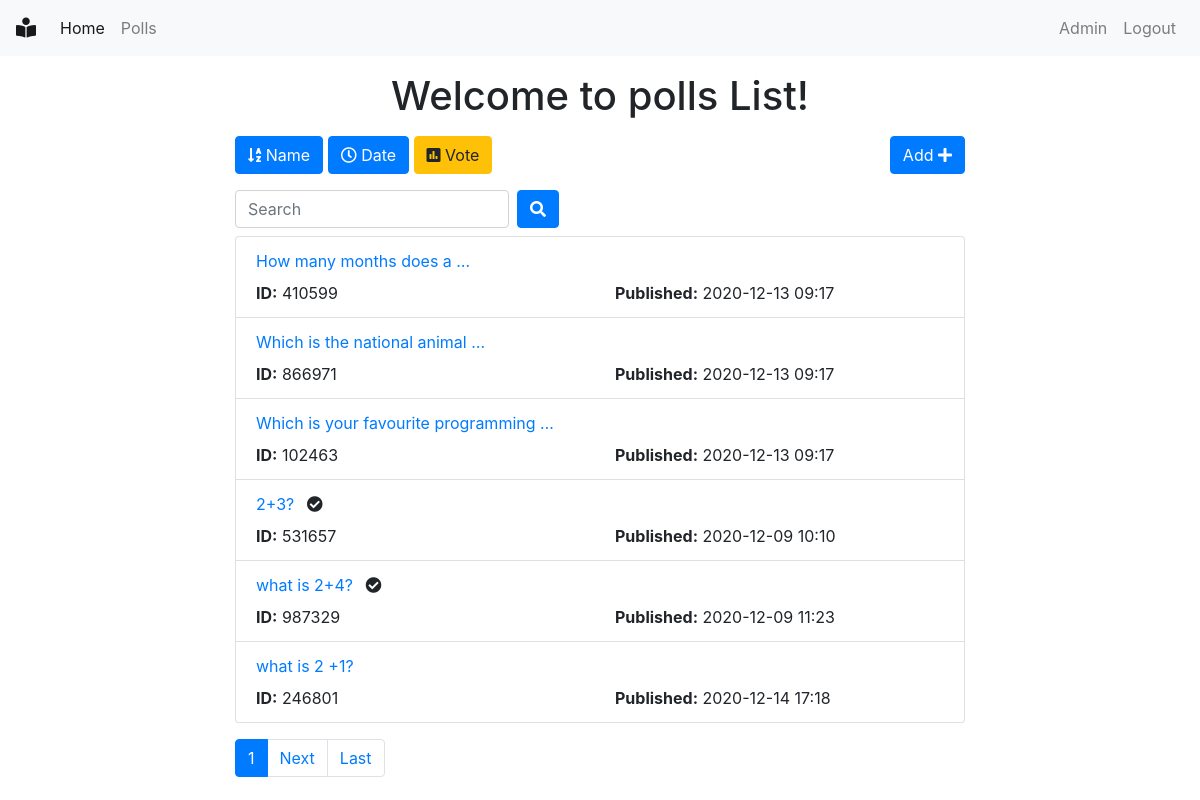
/polls/poll/list/?vote=True (signed in), run on the app's committed database.
### polls/models.py (models this page shows, shortened)
class Poll(models.Model):
    poll_id = models.TextField()
    text = models.TextField()
    pub_date = models.DateTimeField(default=timezone.now)
    active = models.BooleanField(default=True)

### polls/views.py (the view)
# urls.py: path('poll/list/', views.polls_list, name='list'),
@login_required()
def polls_list(request):
    all_polls = Poll.objects.all()
    search_term = ''
    if 'name' in request.GET:
        all_polls = all_polls.order_by('text')
    if 'date' in request.GET:
        all_polls = all_polls.order_by('pub_date')
    if 'vote' in request.GET:
        all_polls = all_polls.annotate(Count('vote')).order_by('vote__count')
    if 'search' in request.GET:
        search_term = request.GET['search']
        all_polls = all_polls.filter(text__icontains=search_term)
    paginator = Paginator(all_polls, 6)  # Show 6 contacts per page
    page = request.GET.get('page')
    polls = paginator.get_page(page)
    get_dict_copy = request.GET.copy()
    params = get_dict_copy.pop('page', True) and get_dict_copy.urlencode()
    context = {
        'polls': polls,
        'params': params,
        'search_term': search_term,
    }
    return render(request, 'polls/polls_list.html', context)

### polls/templates/polls/polls_list.html (shortened to what this page needs)
{% extends 'base.html' %}
{% block content %}
<div class="container">
    <div class="row">
        <div class="col-md-8 offset-sm-2">
            <h1 class="text-center mt-3 mb-3">Welcome to polls List!</h1>
            <a class="btn btn-{% if 'name' in request.GET %}warning{% else %}primary{% endif %} mb-3" href="?name=True" role="button"><i class="fas fa-sort-alpha-down"></i> Name</a>
            <a class="btn btn-{% if 'date' in request.GET %}warning{% else %}primary{% endif %} mb-3" href="?date=True" role="button"><i class="far fa-clock"></i> Date</a>
            <a class="btn btn-{% if 'vote' in request.GET %}warning{% else %}primary{% endif %} mb-3" href="?vote=True" role="button"><i class="fas fa-poll"></i> Vote</a>
            <a class="btn btn-primary mb-3 float-right" href="{% url 'polls:add' %}" role="button">Add <i class="fas fa-plus"></i></a>
            <form class="form-inline">
                <div class="form-group mr-sm-2 mb-2">
                    <input type="search" class="form-control" name="search" placeholder="Search" value="{{ search_term }}">
                </div>
                <button type="submit" class="btn btn-primary mb-2"><i class="fas fa-search"></i></button>
            </form>
            <ul class="list-group">
                {% for poll in polls %}
                <li class="list-group-item">
                    <a href="{% url 'polls:detail' poll.id %}">{{ poll.text|truncatewords:5 }}</a>
                    {% if not poll.active %}
                        <i class="fas fa-check-circle ml-2"></i>
                    {% endif %}
                    <div class="row mt-2">
                        <div class="col">
                            <strong>ID:</strong> {{ poll.poll_id }}
                        </div>
                        <div class="col">
                            <strong>Published:</strong> {{ poll.pub_date|date:"Y-m-d H:i" }}
                        </div>
                    </div>
                </li>
                {% endfor %}
            </ul>
            <nav class="mt-3">
                <ul class="pagination">
                    <li class="page-item active"><a class="page-link" href="">{{ polls.number }}</a></li>
                    {% if polls.has_next %}
                    <li class="page-item"><a class="page-link" href="?page={{ polls.next_page_number }}&{{ params }}">Next</a></li>
                    <li class="page-item"><a class="page-link" href="?page={{ polls.paginator.num_pages }}&{{ params }}">Last</a></li>
                    {% endif %}
                </ul>
            </nav>
        </div>
    </div>
</div>
{% endblock content %}

### data on the page
Poll: text "How many months does a …", poll_id "410599", pub_date "2020-12-13 09:17"
Poll: text "Which is the national animal …", poll_id "866971", pub_date "2020-12-13 09:17"
Poll: text "Which is your favourite programming …", poll_id "102463", pub_date "2020-12-13 09:17"
Poll: text "2+3?", active False (drawn), poll_id "531657", pub_date "2020-12-09 10:10"
Poll: text "what is 2+4?", active False (drawn), poll_id "987329", pub_date "2020-12-09 11:23"
Poll: text "what is 2 +1?", poll_id "246801", pub_date "2020-12-14 17:18"

### other printed values
{{ polls.number }} "1"
